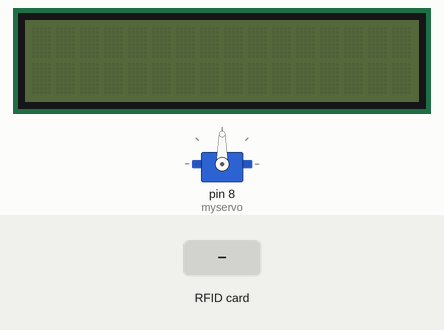
Bench run of a sketch on a simulated Arduino Uno, built with avr-gcc and run on an emulated ATmega328P. Shown: servo, 16×2 character LCD. The test bench sets the inputs (shaded band). What the sketch prints to the serial monitor is not drawn.

Above: at 1.2 s.
1.3 s: RFID card 93 41 1A 13 held to the reader
At 3.5 s:
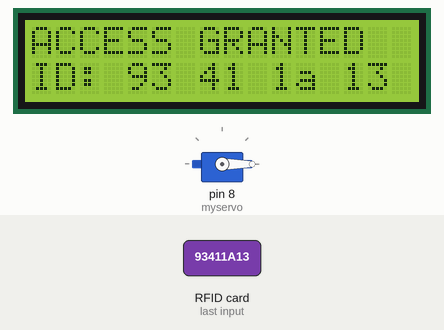
3.8 s: RFID card 5E 7A 19 C4 held to the reader
At 4.5 s:
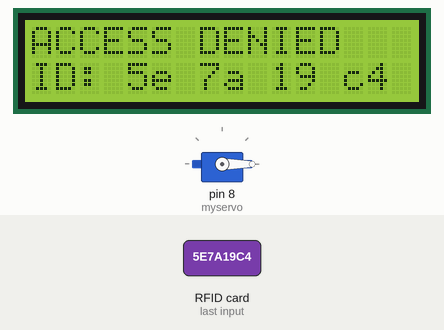
Timing chart, 0 to 6.8 s (numbered marks = the images above; inputs shaded):
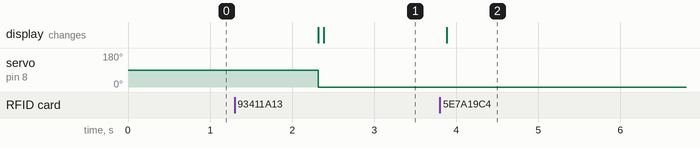

Measured:
- after the input at 1.3 s, servo on pin 8 (myservo): 90° → 0° after 1.0 s; the display: first changes after 1.0 s (image 1 shows a later state)
- after the input at 3.8 s, the display: changes after 0.08 s (image 2)

The sketch:

AcilSusamAcil.ino
```cpp
#include <SPI.h>
#include <MFRC522.h>
#include <Servo.h>
#include <LiquidCrystal.h>

#define RST_PIN         9
#define SS_PIN          10

LiquidCrystal lcd(7, 6, 5, 4, 3, 2);

Servo myservo;
int pos = "";
MFRC522 mfrc522(SS_PIN, RST_PIN);  // Create MFRC522 instance
byte accessUID[4]={0x93, 0x41, 0x1A, 0x13};
void setup() {
  myservo.attach(8);

  // lcd.begin(16, 2);
  // lcd.print("Du Hast Geschaft");

	Serial.begin(9600);		// Initialize serial communications with the PC
	while (!Serial);		// Do nothing if no serial port is opened (added for Arduinos based on ATMEGA32U4)
	SPI.begin();			// Init SPI bus
	mfrc522.PCD_Init();		// Init MFRC522
	delay(4);				// Optional delay. Some board do need more time after init to be ready, see Readme
	mfrc522.PCD_DumpVersionToSerial();	// Show details of PCD - MFRC522 Card Reader details
	Serial.println(F("Scan PICC to see UID, SAK, type, and data blocks..."));
}

void loop() {

	if ( ! mfrc522.PICC_IsNewCardPresent()) {
		return;
	}

	// Select one of the cards
	if ( ! mfrc522.PICC_ReadCardSerial()) {
		return;
	}


  Serial.print("UID tag :");
  String cardID= "";
  byte letter;
  for (byte i = 0; i < mfrc522.uid.size; i++)
  {
     Serial.print(mfrc522.uid.uidByte[i] < 0x10 ? " 0" : " ");
     Serial.print(mfrc522.uid.uidByte[i], HEX);
     cardID.concat(String(mfrc522.uid.uidByte[i] < 0x10 ? " 0" : " "));
     cardID.concat(String(mfrc522.uid.uidByte[i], HEX));
  }


	// Dump debug info about the card; PICC_HaltA() is automatically called
if(mfrc522.uid.uidByte[0 ]== accessUID[0] && mfrc522.uid.uidByte[1] == accessUID[1] && mfrc522.uid.uidByte[2] == accessUID[2] && mfrc522.uid.uidByte[3] == accessUID[3]){
    Serial.println("ACCESS GRANTED");
    for (pos = 0; pos <= 90; pos += 1) { // goes from 0 degrees to 180 degrees
    // in steps of 1 degree
    myservo.write(pos);


  }
  delay(1000);
  for (pos = 90; pos >= 0; pos -= 1) { // goes from 180 degrees to 0 degrees
    myservo.write(pos);
  }
    lcd.begin(16, 2);
    lcd.print("ACCESS GRANTED");
    lcd.setCursor(0, 1);
    lcd.print("ID:"+cardID);
  }
  else{
    Serial.println("ACCESS DENIED");
    lcd.begin(16, 2);
    lcd.print("ACCESS DENIED");
    lcd.setCursor(0, 1);
    lcd.print("ID:"+cardID);
  }
  mfrc522.PICC_HaltA();

}
```
